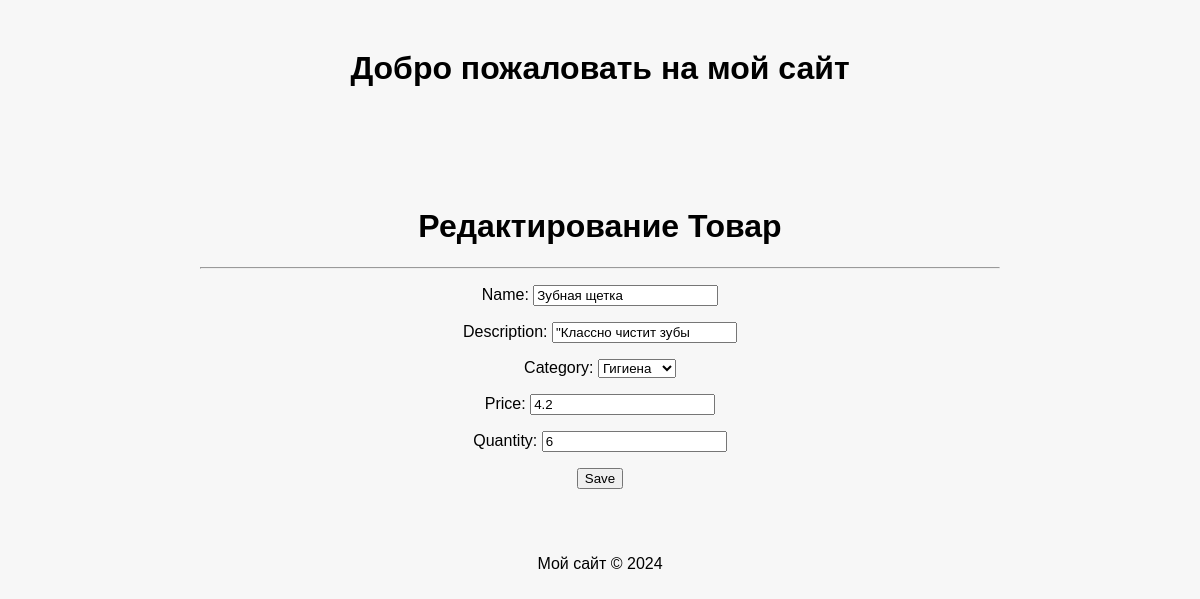
/products/2/update/, run on the app's committed database.
### simpleapp/models.py (models this page shows, shortened)
class Product(models.Model):
    name = models.CharField(
        max_length=50,
        unique=True,
    )
    description = models.TextField()
    quantity = models.IntegerField(
        validators=[MinValueValidator(0)],
    )
    category = models.ForeignKey(
        to='Category',
        on_delete=models.CASCADE,
        related_name='products',
    )
    price = models.FloatField(
        validators=[MinValueValidator(0.0)],
    )

class Category(models.Model):
    name = models.CharField(max_length=100, unique=True)
    def __str__(self):
        return self.name.title()

### simpleapp/views.py (the view)
# urls.py: path('<int:pk>/update/', ProductUpdate.as_view(), name='product_update'),
class ProductUpdate(UpdateView):
    form_class = ProductForm
    model = Product
    template_name = 'product_edit.html'

### simpleapp/forms.py (shortened to what this page needs)
class ProductForm(forms.ModelForm):
    description = forms.CharField(min_length=20)
    class Meta:
        model = Product
        fields = [
            'name',
            'description',
            'category',
            'price',
            'quantity',
        ]

### templates/product_edit.html (shortened to what this page needs)
{% extends 'flatpages/default.html' %}
{% block content %}
<h1>Редактирование Товар</h1>
<hr>
<form action="" method="post">
    {{ form.as_p }}
    <input type="submit" value="Save" />
</form>
{% endblock content %}

### static/css/styles.css (style rules this page uses)
body { background-color: #f7f7f7; margin: 0; padding: 0; text-align: center; font-family: Arial, sans-serif; }
h1 { text-align: center; margin-top: 50px; }
body { margin: 0; padding: 0; text-align: center; font-family: Arial, sans-serif; }

### data on the page
Product: name "Зубная щетка", description "\"Классно чистит зубы", category "Гигиена", price "4.2", quantity "6"
